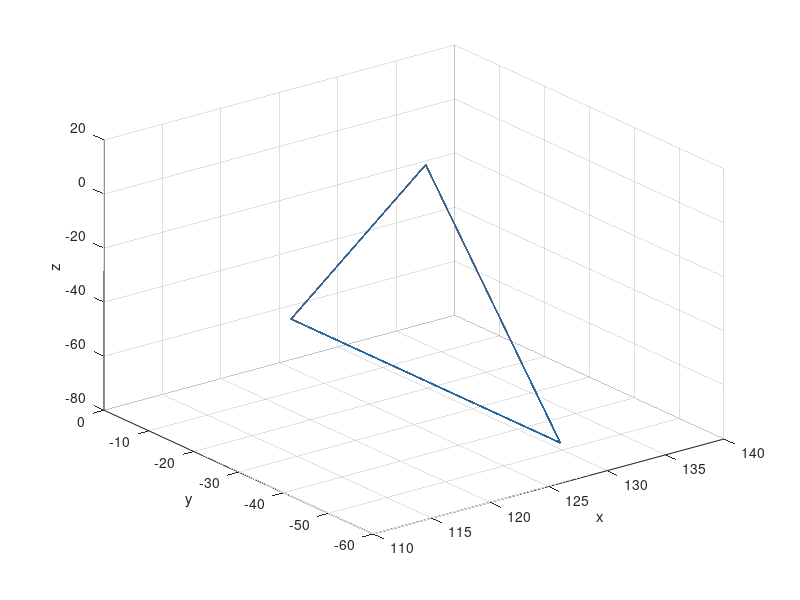

Recreate this plot in MATLAB.
rate = 8;
rate1 = (rate + 1);
rate2 = ((rate * 2) + 1);
rate3 = ((rate * 3) + 1);
rate4 = ((rate * 4) + 1);
coxa = 77;  %30
femur = 49;
posisiAwal = ((coxa + femur) / 1);  %1.5

%-----------------ubah disini-----------------
Zoff = -45;
posisiX = posisiAwal;
%posisiY = posisiAwal;
posisiY = 0;
posisiZ = Zoff - 20;
lebarLangkah = 60;  %lebar langkah dibagi rate*2 harus bulat 40 4 32 //harus bulat agar stabil
tinggiLangkah = 80;
%----------------------------------------------

jumlahPosisiKaki = ((rate * 2) + 1);
posisi = jumlahPosisiKaki;
gerakan = 1;
langkahDatar = lebarLangkah / (rate * 2);
langkahNaik = (tinggiLangkah / rate);
x = zeros(1, 50);
y = zeros(1, 50);
z = zeros(1, 50);

for i = 1: 1: 50
    if gerakan == 0  %gerak segitiga
       if posisi < rate1  %(rate+1))
         posisiY = posisiY + langkahDatar;
         posisiZ = posisiZ + langkahNaik;
         posisi = posisi + 1;
       elseif posisi >= rate1 && posisi < rate2  %leg[idLeg].posisi>=(rate+1) && leg[idLeg].posisi<((rate*2)+1)
         posisiY = posisiY + langkahDatar;
         posisiZ = posisiZ - langkahNaik;
         posisi = posisi + 1;
       end
       if posisi == rate2 
         gerakan = 1;
       end
    elseif gerakan == 1 %dorong
       if posisi > 1 
         posisiY = posisiY - langkahDatar;
         posisi = posisi - 1;
       end
       if posisi == 1 
         gerakan = 0;
       end
    end
    y(i,:) = posisiY;
    x(i,:) = posisiX;
    z(i,:) = posisiZ;
end
plot3(x, y, z);
grid
xlabel('x')
ylabel('y')
zlabel('z')